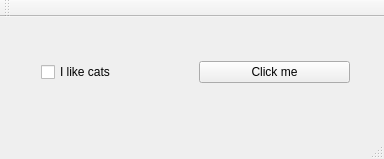
<?xml version="1.0" encoding="UTF-8"?>
<ui version="4.0">
 <class>MainWindow</class>
 <widget class="QMainWindow" name="MainWindow">
  <property name="geometry">
   <rect>
    <x>0</x>
    <y>0</y>
    <width>384</width>
    <height>159</height>
   </rect>
  </property>
  <property name="windowTitle">
   <string>MainWindow</string>
  </property>
  <widget class="QWidget" name="centralWidget">
   <widget class="QWidget" name="">
    <property name="geometry">
     <rect>
      <x>30</x>
      <y>30</y>
      <width>331</width>
      <height>51</height>
     </rect>
    </property>
    <layout class="QHBoxLayout" name="horizontalLayout">
     <item>
      <widget class="QCheckBox" name="checkBox">
       <property name="text">
        <string>I like cats</string>
       </property>
      </widget>
     </item>
     <item>
      <widget class="QPushButton" name="pushButton">
       <property name="text">
        <string>Click me</string>
       </property>
      </widget>
     </item>
    </layout>
   </widget>
  </widget>
  <widget class="QMenuBar" name="menuBar">
   <property name="geometry">
    <rect>
     <x>0</x>
     <y>0</y>
     <width>384</width>
     <height>22</height>
    </rect>
   </property>
  </widget>
  <widget class="QToolBar" name="mainToolBar">
   <attribute name="toolBarArea">
    <enum>TopToolBarArea</enum>
   </attribute>
   <attribute name="toolBarBreak">
    <bool>false</bool>
   </attribute>
  </widget>
  <widget class="QStatusBar" name="statusBar"/>
 </widget>
 <layoutdefault spacing="6" margin="11"/>
 <resources/>
 <connections/>
</ui>
